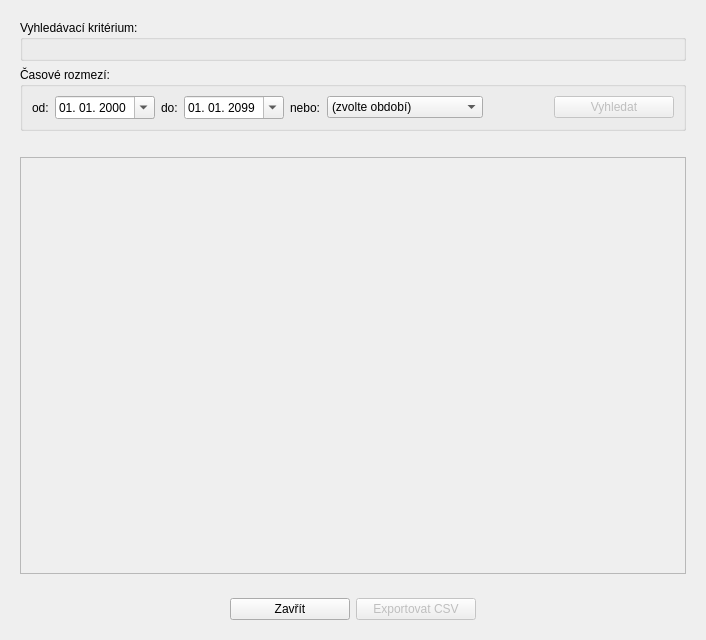
<?xml version="1.0" encoding="UTF-8"?>
<ui version="4.0">
 <class>AbstraktniDialogPrehled</class>
 <widget class="QDialog" name="AbstraktniDialogPrehled">
  <property name="geometry">
   <rect>
    <x>0</x>
    <y>0</y>
    <width>706</width>
    <height>640</height>
   </rect>
  </property>
  <property name="windowTitle">
   <string/>
  </property>
  <layout class="QVBoxLayout" name="verticalLayout_2">
   <item>
    <widget class="QWidget" name="widget_2" native="true">
     <property name="sizePolicy">
      <sizepolicy hsizetype="Preferred" vsizetype="Minimum">
       <horstretch>0</horstretch>
       <verstretch>0</verstretch>
      </sizepolicy>
     </property>
     <layout class="QVBoxLayout" name="verticalLayout">
      <item>
       <widget class="QGroupBox" name="sekceVyhledavaciKriterium">
        <property name="title">
         <string>Vyhledávací kritérium:</string>
        </property>
        <layout class="QHBoxLayout" name="horizontalLayout"/>
       </widget>
      </item>
      <item>
       <widget class="QGroupBox" name="sekceCasoveRozmezi">
        <property name="title">
         <string>Časové rozmezí:</string>
        </property>
        <layout class="QHBoxLayout" name="horizontalLayout_2">
         <item>
          <widget class="QLabel" name="label">
           <property name="text">
            <string>od:</string>
           </property>
          </widget>
         </item>
         <item>
          <widget class="QDateEdit" name="vstupDatumOd">
           <property name="minimumSize">
            <size>
             <width>100</width>
             <height>0</height>
            </size>
           </property>
           <property name="displayFormat">
            <string>dd. MM. yyyy</string>
           </property>
           <property name="calendarPopup">
            <bool>true</bool>
           </property>
          </widget>
         </item>
         <item>
          <widget class="QLabel" name="label_2">
           <property name="text">
            <string>do:</string>
           </property>
          </widget>
         </item>
         <item>
          <widget class="QDateEdit" name="vstupDatumDo">
           <property name="minimumSize">
            <size>
             <width>100</width>
             <height>0</height>
            </size>
           </property>
           <property name="displayFormat">
            <string>dd. MM. yyyy</string>
           </property>
           <property name="calendarPopup">
            <bool>true</bool>
           </property>
           <property name="date">
            <date>
             <year>2099</year>
             <month>1</month>
             <day>1</day>
            </date>
           </property>
          </widget>
         </item>
         <item>
          <widget class="QLabel" name="label_6">
           <property name="text">
            <string>nebo:</string>
           </property>
          </widget>
         </item>
         <item>
          <widget class="QComboBox" name="comboBoxObdobi">
           <property name="sizePolicy">
            <sizepolicy hsizetype="Minimum" vsizetype="Fixed">
             <horstretch>0</horstretch>
             <verstretch>0</verstretch>
            </sizepolicy>
           </property>
           <property name="minimumSize">
            <size>
             <width>125</width>
             <height>0</height>
            </size>
           </property>
           <item>
            <property name="text">
             <string>(zvolte období)</string>
            </property>
           </item>
           <item>
            <property name="text">
             <string>Den nejbližšího závozu</string>
            </property>
           </item>
           <item>
            <property name="text">
             <string>Předchozí měsíc</string>
            </property>
           </item>
           <item>
            <property name="text">
             <string>Předchozí kvartál</string>
            </property>
           </item>
           <item>
            <property name="text">
             <string>Předchozí rok</string>
            </property>
           </item>
           <item>
            <property name="text">
             <string>Za celou dobu</string>
            </property>
           </item>
          </widget>
         </item>
         <item>
          <spacer name="horizontalSpacer">
           <property name="orientation">
            <enum>Qt::Horizontal</enum>
           </property>
           <property name="sizeHint" stdset="0">
            <size>
             <width>40</width>
             <height>20</height>
            </size>
           </property>
          </spacer>
         </item>
         <item>
          <widget class="QPushButton" name="tlacitkoVyhledat">
           <property name="enabled">
            <bool>false</bool>
           </property>
           <property name="minimumSize">
            <size>
             <width>120</width>
             <height>0</height>
            </size>
           </property>
           <property name="toolTip">
            <string>Vyhledat (Ctrl+Enter)</string>
           </property>
           <property name="text">
            <string>Vyhledat</string>
           </property>
           <property name="autoDefault">
            <bool>false</bool>
           </property>
           <property name="default">
            <bool>false</bool>
           </property>
          </widget>
         </item>
        </layout>
       </widget>
      </item>
      <item>
       <widget class="QLabel" name="popisekUpozorneni">
        <property name="styleSheet">
         <string notr="true">color: red;</string>
        </property>
        <property name="text">
         <string/>
        </property>
        <property name="alignment">
         <set>Qt::AlignCenter</set>
        </property>
       </widget>
      </item>
      <item>
       <widget class="QTableView" name="tabulka">
        <property name="enabled">
         <bool>false</bool>
        </property>
       </widget>
      </item>
     </layout>
    </widget>
   </item>
   <item>
    <widget class="QWidget" name="widget" native="true">
     <layout class="QHBoxLayout" name="horizontalLayout_4">
      <item>
       <spacer name="horizontalSpacer_3">
        <property name="orientation">
         <enum>Qt::Horizontal</enum>
        </property>
        <property name="sizeHint" stdset="0">
         <size>
          <width>40</width>
          <height>20</height>
         </size>
        </property>
       </spacer>
      </item>
      <item>
       <widget class="QPushButton" name="tlacitkoZavrit">
        <property name="sizePolicy">
         <sizepolicy hsizetype="Minimum" vsizetype="Fixed">
          <horstretch>0</horstretch>
          <verstretch>0</verstretch>
         </sizepolicy>
        </property>
        <property name="minimumSize">
         <size>
          <width>120</width>
          <height>0</height>
         </size>
        </property>
        <property name="toolTip">
         <string>Zavřít (Esc)</string>
        </property>
        <property name="text">
         <string>Zavřít</string>
        </property>
        <property name="autoDefault">
         <bool>false</bool>
        </property>
       </widget>
      </item>
      <item>
       <widget class="QPushButton" name="tlacitkoExportovatCsv">
        <property name="enabled">
         <bool>false</bool>
        </property>
        <property name="sizePolicy">
         <sizepolicy hsizetype="Minimum" vsizetype="Fixed">
          <horstretch>0</horstretch>
          <verstretch>0</verstretch>
         </sizepolicy>
        </property>
        <property name="minimumSize">
         <size>
          <width>120</width>
          <height>0</height>
         </size>
        </property>
        <property name="toolTip">
         <string>Exportovat CSV (Ctrl+E)</string>
        </property>
        <property name="text">
         <string>Exportovat CSV</string>
        </property>
        <property name="autoDefault">
         <bool>false</bool>
        </property>
       </widget>
      </item>
      <item>
       <spacer name="horizontalSpacer_4">
        <property name="orientation">
         <enum>Qt::Horizontal</enum>
        </property>
        <property name="sizeHint" stdset="0">
         <size>
          <width>40</width>
          <height>20</height>
         </size>
        </property>
       </spacer>
      </item>
     </layout>
    </widget>
   </item>
  </layout>
 </widget>
 <tabstops>
  <tabstop>vstupDatumOd</tabstop>
  <tabstop>vstupDatumDo</tabstop>
  <tabstop>comboBoxObdobi</tabstop>
  <tabstop>tlacitkoVyhledat</tabstop>
  <tabstop>tabulka</tabstop>
  <tabstop>tlacitkoZavrit</tabstop>
  <tabstop>tlacitkoExportovatCsv</tabstop>
 </tabstops>
 <resources/>
 <connections/>
</ui>
